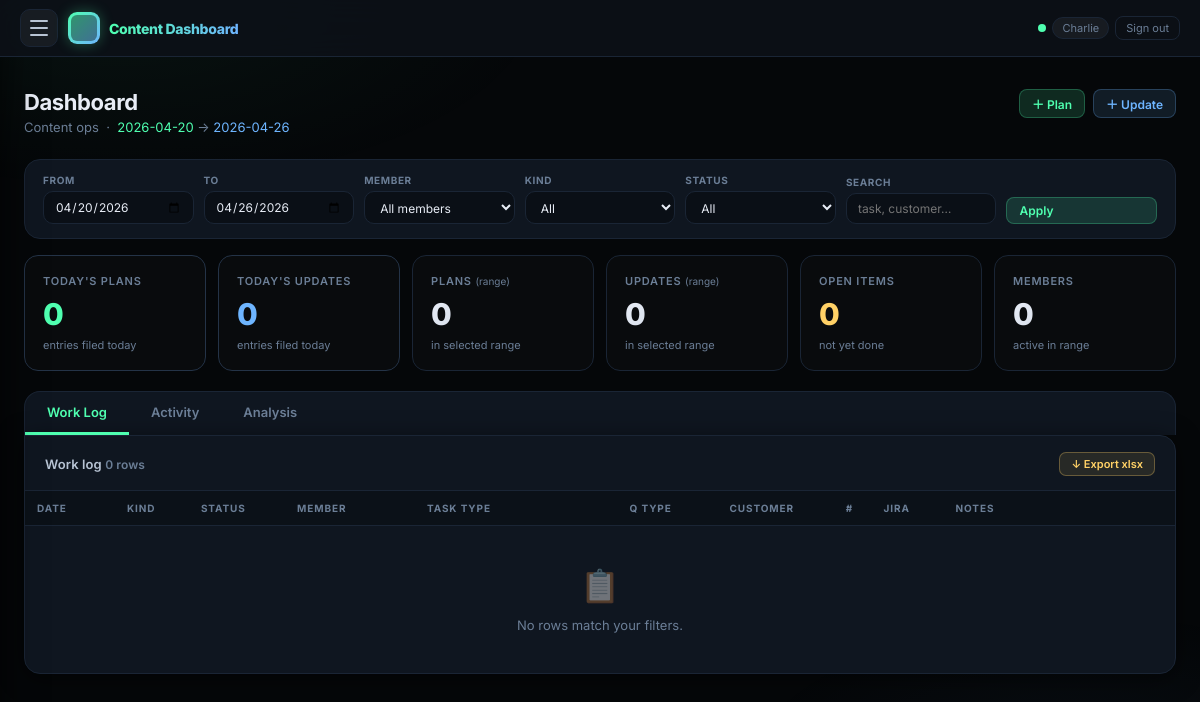
Before: / (signed in) with the older database file.
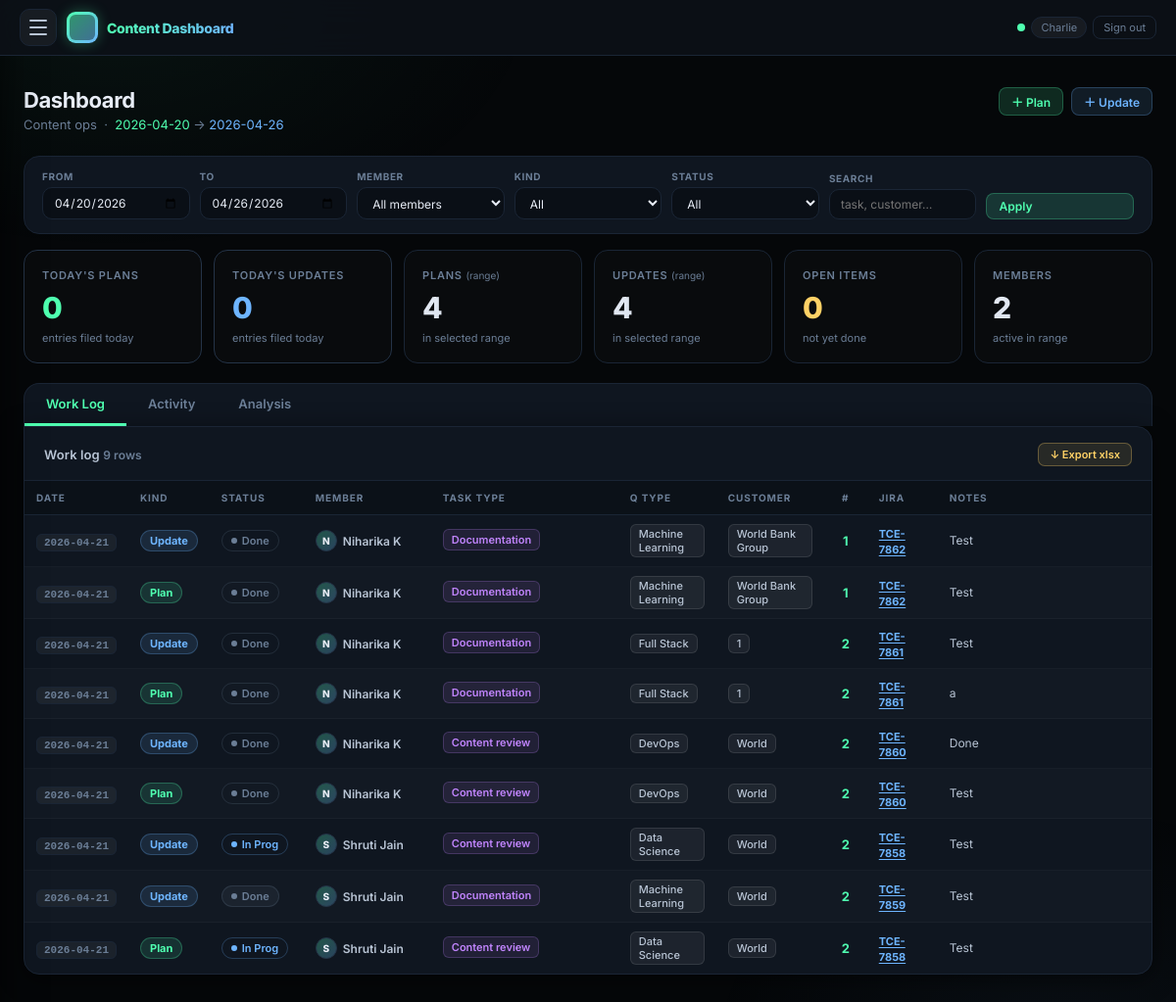
After: the same page with the newer database file.
### tracker/models.py (models this page shows, shortened)
class DailyEntry(models.Model):
    KIND_CHOICES = [('plan', 'Plan'), ('update', 'Update')]
    STATUS_CHOICES = [
        ('open', 'Open'),
        ('in_progress', 'In Progress'),
        ('blocked', 'Blocked'),
        ('closed', 'Closed'),
    ]
    entry_date = models.DateField()
    kind = models.CharField(max_length=12, choices=KIND_CHOICES)
    status = models.CharField(max_length=16, choices=STATUS_CHOICES, default='open')
    member = models.ForeignKey(Member, on_delete=models.PROTECT, related_name='entries')
    raw_text = models.TextField(blank=True, null=True)
    source = models.CharField(max_length=32, default='web')
    jira_issue_key = models.CharField(max_length=32, blank=True, null=True)
    jira_issue_url = models.URLField(blank=True, null=True, max_length=500)
    slack_reply_ts = models.CharField(
        max_length=32, blank=True, null=True,
        help_text="Slack ts of thread reply for this entry (if posted)",
    )
    created_at = models.DateTimeField(auto_now_add=True)
    class Meta:
        indexes = [
            models.Index(fields=['entry_date', 'kind']),
            models.Index(fields=['member', 'entry_date']),
        ]
        ordering = ['-entry_date', '-created_at']

class EntryItem(models.Model):
    STATUS_CHOICES = DailyEntry.STATUS_CHOICES
    QUESTION_TYPE_CHOICES = [
        ('Programming', 'Programming'),
        ('SQL', 'SQL'),
        ('Frontend', 'Frontend'),
        ('Full Stack', 'Full Stack'),
        ('Automation Testing', 'Automation Testing'),
        ('DevOps', 'DevOps'),
        ('Machine Learning', 'Machine Learning'),
        ('Diagram', 'Diagram'),
        ('Data Science', 'Data Science'),
        ('File Upload', 'File Upload'),
        ('Project', 'Project'),
        ('Java Project', 'Java Project'),
        ('C# Project', 'C# Project'),
        ('Python Project', 'Python Project'),
        ('Subjective', 'Subjective'),
        ('Multiple Choice', 'Multiple Choice'),
        ('Approximate', 'Approximate'),
        ('Golf', 'Golf'),
        ('RegExp', 'RegExp'),
        ('FileEval', 'FileEval'),
    ]
    entry = models.ForeignKey(DailyEntry, on_delete=models.CASCADE, related_name='items')
    plan_item = models.ForeignKey(
        'self',
        on_delete=models.SET_NULL,
        null=True,
        blank=True,
        related_name='update_lines',
        help_text='Plan task this update row refers to (updates only).',
    )
    task_type = models.CharField(max_length=120)
    question_type = models.CharField(max_length=120, blank=True, null=True, choices=QUESTION_TYPE_CHOICES)
    customer = models.CharField(max_length=120, blank=True, null=True)
    count = models.PositiveIntegerField(blank=True, null=True)
    notes = models.TextField(blank=True, null=True)
    due_at = models.DateField(blank=True, null=True)
    status = models.CharField(max_length=16, choices=STATUS_CHOICES, default='open')
    jira_issue_key = models.CharField(max_length=32, blank=True, null=True)
    jira_issue_url = models.URLField(blank=True, null=True, max_length=500)

class Member(models.Model):
    ROLE_CHOICES = [
        ('content', 'Content'),
        ('ae', 'Application Engineer'),
    ]
    display_name = models.CharField(max_length=120, unique=True)
    slack_user_id = models.CharField(max_length=64, blank=True, null=True)
    is_active = models.BooleanField(default=True)
    role = models.CharField(max_length=20, choices=ROLE_CHOICES, default='content')
    created_at = models.DateTimeField(auto_now_add=True)
    class Meta:
        ordering = ['display_name']

### tracker/views.py (the view, shortened to what this page needs)
# urls.py: path('', views.dashboard, name='dashboard'),
@login_required
def dashboard(request):
    today = date.today()
    week_start = _monday(today)
    week_end = week_start + timedelta(days=6)
    from_d = _parse_date(request.GET.get('from'), default=week_start)
    to_d   = _parse_date(request.GET.get('to'),   default=week_end)
    sel_member = (request.GET.get('member') or '').strip()
    sel_kind   = (request.GET.get('kind') or '').strip().lower()
    sel_status = (request.GET.get('status') or '').strip().lower()
    q          = (request.GET.get('q') or '').strip()
    qs = DailyEntry.objects.select_related('member').prefetch_related('items').filter(
        entry_date__range=(from_d, to_d)
    )
    if sel_member:
        qs = qs.filter(member__display_name=sel_member)
    if sel_kind in ('plan', 'update'):
        qs = qs.filter(kind=sel_kind)
    if sel_status in ('open', 'in_progress', 'blocked', 'closed'):
        qs = qs.filter(status=sel_status)
    flat = []
    for e in qs[:500]:
        items = list(e.items.all())
        base = dict(
            id=e.id,
            date=e.entry_date.isoformat(),
            kind=e.kind,
            status=e.status,
            member=e.member.display_name,
            jira_key=e.jira_issue_key or '',
            jira_url=e.jira_issue_url or '',
        )
        if not items:
            flat.append({
                **base,
                'item_id': None,
                'task_type': '',
                'question_type': '',
                'customer': '',
                'count': '',
                'notes': e.raw_text or '',
                'status': e.status,
                'jira_key': e.jira_issue_key or '',
                'jira_url': e.jira_issue_url or '',
            })
        else:
            for it in items:
                jk = it.jira_issue_key or e.jira_issue_key or ''
                ju = it.jira_issue_url or e.jira_issue_url or ''
                flat.append({
                    **base,
                    'item_id': it.id,
                    'task_type': it.task_type,
                    'question_type': it.question_type or '',
                    'customer': it.customer or '',
                    'count': it.count or '',
                    'notes': it.notes or e.raw_text or '',
                    'status': it.status,
                    'jira_key': jk,
                    'jira_url': ju,
                    'is_extra': e.kind == 'update' and it.plan_item_id is None,
                })
    today_str = today.isoformat()
    kpis = {
        'members':       len({r['member'] for r in flat}),
        'items':         len([r for r in flat if r['task_type']]),
        'plans':         len({r['id'] for r in flat if r['kind'] == 'plan'}),
        'updates':       len({r['id'] for r in flat if r['kind'] == 'update'}),
        'today_plans':   len({r['id'] for r in flat if r['kind'] == 'plan'   and r['date'] == today_str}),
        'today_updates': len({r['id'] for r in flat if r['kind'] == 'update' and r['date'] == today_str}),
        'open_items':    len([r for r in flat if r['status'] == 'open' and r['task_type']]),
    }
    by_date = {}
    for r in flat:
        by_date.setdefault(r['date'], {'plans': set(), 'updates': set()})
        if r['kind'] == 'plan':
            by_date[r['date']]['plans'].add(r['id'])
        else:
            by_date[r['date']]['updates'].add(r['id'])
    points, cur = [], from_d
    while cur <= to_d:
        key = cur.isoformat()
        d = by_date.get(key, {})
        points.append({
            'date':    cur.strftime('%b %d'),
            'plans':   len(d.get('plans', set())),
            'updates': len(d.get('updates', set())),
        })
        cur += timedelta(days=1)
    member_stats = {}
    for r in flat:
        m = r['member']
        s = member_stats.setdefault(m, {'member': m, 'plans': set(), 'updates': set(),
                                        'items': 0, 'open': 0, 'in_progress': 0, 'closed': 0, 'blocked': 0})
        if r['kind'] == 'plan':   s['plans'].add(r['id'])
        if r['kind'] == 'update': s['updates'].add(r['id'])
        if r['task_type']:
            s['items'] += 1
            st = r['status']
            if st in ('open', 'in_progress', 'closed', 'blocked'):
                s[st] += 1
    analysis_by_member = sorted(
        [{'member': v['member'], 'plans': len(v['plans']), 'updates': len(v['updates']),
          'items': v['items'], 'open': v['open'], 'in_progress': v['in_progress'],
          'closed': v['closed'], 'blocked': v['blocked']}
         for v in member_stats.values()],
        key=lambda x: -x['items'],
    )
    work_type_stats = {}
    for r in flat:
        tt = r['task_type'] or '(no type)'
        s = work_type_stats.setdefault(tt, {'task_type': tt, 'items': 0, 'open': 0,
                                            'in_progress': 0, 'closed': 0, 'blocked': 0})
        s['items'] += 1
        st = r['status']
        if st in ('open', 'in_progress', 'closed', 'blocked'):
            s[st] += 1
    analysis_by_worktype = sorted(work_type_stats.values(), key=lambda x: -x['items'])
    open_rows = [r for r in flat if r['status'] == 'open' and r['task_type']]
    members = Member.objects.filter(is_active=True).order_by('display_name')
    return render(request, 'tracker/dashboard.html', {
        'from': from_d.isoformat(), 'to': to_d.isoformat(),
        'sel_member': sel_member, 'sel_kind': sel_kind,
        'sel_status': sel_status, 'q': q,
        'kpis': kpis,
        'kpis_json':            mark_safe(json.dumps(kpis)),
        'points_json':          mark_safe(json.dumps(points)),
        'members': members,
        'rows': flat[:250],
        'today': today.isoformat(),
        'analysis_by_member':      analysis_by_member,
        'analysis_by_worktype':    analysis_by_worktype,
        'analysis_by_member_json': mark_safe(json.dumps(analysis_by_member)),
        'analysis_by_worktype_json': mark_safe(json.dumps(analysis_by_worktype)),
        'open_rows':            open_rows[:200],
    })

### tracker/context_processors.py (called while the page is built)
def ae_access(request):
    if not request.user.is_authenticated:
        return {'is_ae_or_admin': False}
    if request.user.is_staff or request.user.is_superuser:
        return {'is_ae_or_admin': True}
    is_ae = Member.objects.filter(
        display_name__iexact=request.user.username, role='ae', is_active=True
    ).exists()
    return {'is_ae_or_admin': is_ae}

### tracker/views.py (called while the page is built)
def _monday(d):
    return d - timedelta(days=d.weekday())

def _parse_date(s, default=None):
    if not s:
        return default
    try:
        from datetime import datetime
        return datetime.strptime(s, '%Y-%m-%d').date()
    except Exception:
        return default

### tracker/templates/tracker/dashboard.html (shortened to what the changed rows need)
{% extends "tracker/base.html" %}
{% block content %}
<div class="page-head page-head--split">
  <div>
    <h1>Dashboard</h1>
  </div>
</div>
<div class="kpi-grid mb-section">
  <div class="kpi">
    <div class="kpi-label">Plans <span class="kpi-range">(range)</span></div>
    <div class="kpi-value">{{ kpis.plans }}</div>
    <div class="kpi-sub">in selected range</div>
  </div>
  <div class="kpi">
    <div class="kpi-label">Updates <span class="kpi-range">(range)</span></div>
    <div class="kpi-value">{{ kpis.updates }}</div>
    <div class="kpi-sub">in selected range</div>
  </div>
  <div class="kpi">
    <div class="kpi-label">Members</div>
    <div class="kpi-value">{{ kpis.members }}</div>
    <div class="kpi-sub">active in range</div>
  </div>
</div>
<div id="tab-worklog" class="dash-panel">
  <div class="card">
    <div class="card-head">
      <h2>Work log <span class="meta">{{ rows|length }} rows{% if rows|length == 250 %} <span class="text-warn">capped</span>{% endif %}</span></h2>
    </div>
    <div class="wl-table-wrap">
      <table class="wl-tbl">
        <thead>
          <tr>
            <th class="wl-th wl-th--date">Date</th>
            <th class="wl-th wl-th--kind">Kind</th>
            <th class="wl-th wl-th--status">Status</th>
            <th class="wl-th wl-th--member">Member</th>
            <th class="wl-th wl-th--task">Task type</th>
            <th class="wl-th wl-th--qtype wl-hide-sm">Q&nbsp;Type</th>
            <th class="wl-th wl-th--cust">Customer</th>
            <th class="wl-th wl-th--cnt wl-hide-sm">#</th>
            <th class="wl-th wl-th--jira wl-hide-sm">Jira</th>
            <th class="wl-th wl-th--notes wl-hide-md">Notes</th>
          </tr>
        </thead>
        <tbody>
          {% for r in rows %}
          <tr class="wl-tr{% cycle '' ' wl-tr--alt' %}">
            <td class="wl-td wl-td--date"><span class="wl-date-chip">{{ r.date }}</span></td>
            <td class="wl-td">
              <span class="wl-kind-pill wl-kind-pill--{{ r.kind }}">{{ r.kind|capfirst }}</span>
            </td>
            <td class="wl-td">
              {% if r.is_extra %}
                <span class="wl-status-btn wl-status-btn--closed" title="Extra tasks are always Done">
                  <span class="wl-sdot wl-sdot--closed"></span>Done
                </span>
              {% else %}
                <button type="button"
                  class="wl-status-btn wl-status-btn--{{ r.status }} status-move-btn"
                  data-entry-id="{{ r.id }}"
                  data-item-id="{{ r.item_id|default:'' }}"
                  data-status="{{ r.status }}"
                  title="Click to move status">
                  <span class="wl-sdot wl-sdot--{{ r.status }}"></span>
                  {% if r.status == 'in_progress' %}In Prog
                  {% elif r.status == 'open' %}Open
                  {% elif r.status == 'blocked' %}Blocked
                  {% else %}Done{% endif %}
                </button>
              {% endif %}
            </td>
            <td class="wl-td">
              <span class="wl-member">
                <span class="wl-avatar">{{ r.member|slice:":1"|upper }}</span>
                <span class="wl-member-name">{{ r.member }}</span>
              </span>
            </td>
            <td class="wl-td">
              {% if r.task_type %}<span class="wl-task-pill" title="{{ r.task_type }}">{{ r.task_type|truncatechars:22 }}</span>
              {% else %}<span class="wl-null">—</span>{% endif %}
            </td>
            <td class="wl-td wl-hide-sm">
              {% if r.question_type %}<span class="wl-meta-chip">{{ r.question_type }}</span>
              {% else %}<span class="wl-null">—</span>{% endif %}
            </td>
            <td class="wl-td">
              {% if r.customer %}<span class="wl-meta-chip">{{ r.customer }}</span>
              {% else %}<span class="wl-null">—</span>{% endif %}
            </td>
            <td class="wl-td wl-td--cnt wl-hide-sm">
              {% if r.count %}<strong class="wl-count">{{ r.count }}</strong>
              {% else %}<span class="wl-null">—</span>{% endif %}
            </td>
            <td class="wl-td wl-hide-sm">
              {% if r.jira_url %}<a href="{{ r.jira_url }}" target="_blank" rel="noopener noreferrer" class="wl-jira-link">{{ r.jira_key }}</a>
              {% else %}<span class="wl-null">—</span>{% endif %}
            </td>
            <td class="wl-td wl-td--notes wl-hide-md">
              <span class="wl-notes-text" title="{{ r.notes }}">{{ r.notes|truncatechars:72 }}</span>
            </td>
          </tr>
          {% empty %}
          <tr><td colspan="10"><div class="empty-state"><div class="icon">📋</div><p>No rows match your filters.</p></div></td></tr>
          {% endfor %}
        </tbody>
      </table>
    </div>
  </div>
</div>
{% endblock %}

Changed rows visible on the page:
added DailyEntry: kind "Update"
now on this page (row unchanged): Member: member "N" "N" "N" "N" "N" "N", member "Niharika K" "Niharika K" "Niharika K" "Niharika K" "Niharika K" "Niharika K"
added EntryItem: task_type "Documentation", question_type "Machine Learning", customer "World Bank Group", jira_key "TCE-7862", notes "Test"
added DailyEntry: kind "Plan", notes "Test"
added EntryItem: task_type "Documentation", question_type "Machine Learning", customer "World Bank Group", jira_key "TCE-7862"
added DailyEntry: kind "Update"
added EntryItem: task_type "Documentation", question_type "Full Stack", jira_key "TCE-7861", notes "Test"
added DailyEntry: kind "Plan"
added EntryItem: task_type "Documentation", question_type "Full Stack", jira_key "TCE-7861"
added DailyEntry: kind "Update"
added EntryItem: task_type "Content review", question_type "DevOps", customer "World", jira_key "TCE-7860", notes "Done"
added DailyEntry: kind "Plan"
added EntryItem: task_type "Content review", question_type "DevOps", customer "World", jira_key "TCE-7860", notes "Test"
added DailyEntry: kind "Update" "Update"
now on this page (row unchanged): Member: member "S" "S" "S", member "Shruti Jain" "Shruti Jain" "Shruti Jain"
added EntryItem: task_type "Content review", question_type "Data Science", customer "World", jira_key "TCE-7858", notes "Test"
added EntryItem: task_type "Documentation", question_type "Machine Learning", customer "World", jira_key "TCE-7859", notes "Test"
added DailyEntry: kind "Plan"
added EntryItem: task_type "Content review", question_type "Data Science", customer "World", jira_key "TCE-7858", notes "Test"
Other visible differences:
{{ kpis.plans }}: "0" → "4"
{{ kpis.updates }}: "0" → "4"
{{ kpis.members }}: "0" → "2"
{{ rows|length }}: "0" → "9"
new list line: "2026-04-21 Done 1"
new list line: "2026-04-21 Done 1 2"
new list line: "2026-04-21 Done 1 2 a"
new list line: "2026-04-21 Done 2"
new list line: "2026-04-21 In Prog 2"
text no longer shown: "📋 No rows match your filters."
